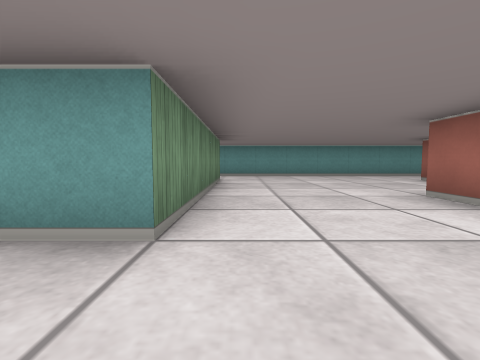
[1] (above)

24 first-person views from a walk through a cub3D level. The camera is about half as high as the walls, tilts 4° down and sees 85° across. The floor is counted in squares. Each view is taken from the middle of a square. On the plan, view 1 faces up. The plan holds only what a view shows up to about 9 squares ahead; the rest is blank.

[2]
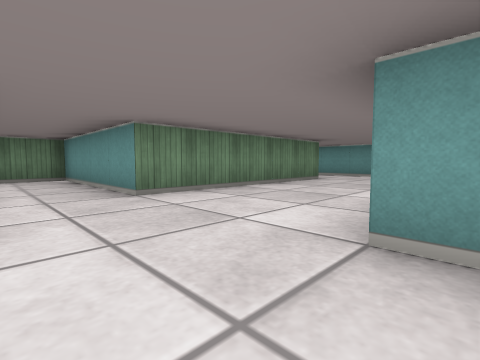

[3]
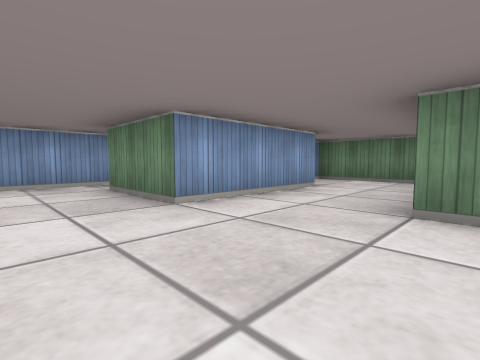

[4]
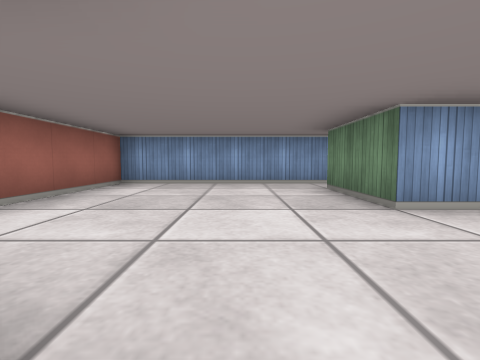

[5]
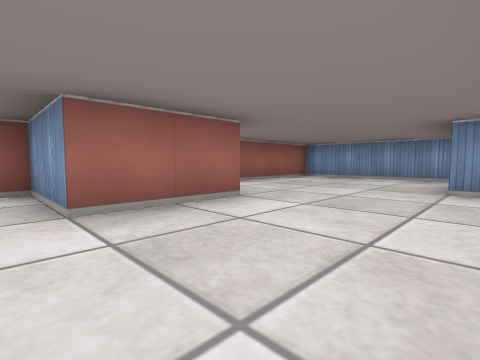

[6]
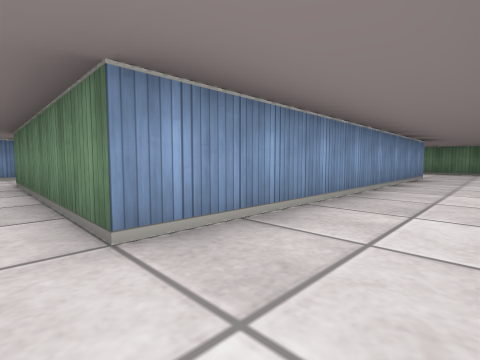

[7]
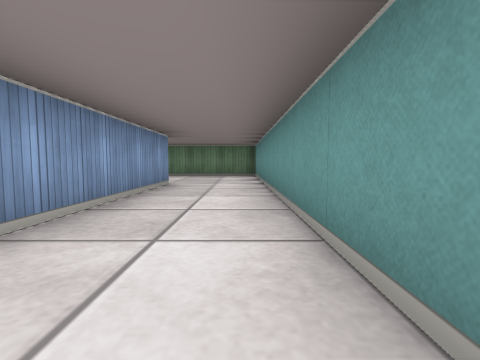

[8]
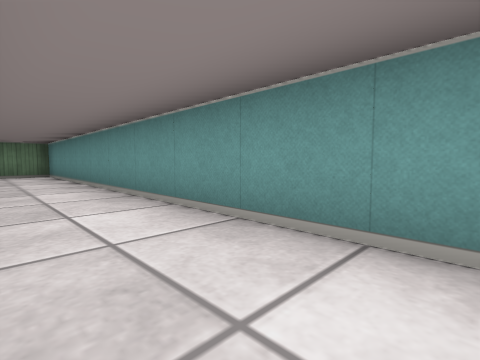

[9]
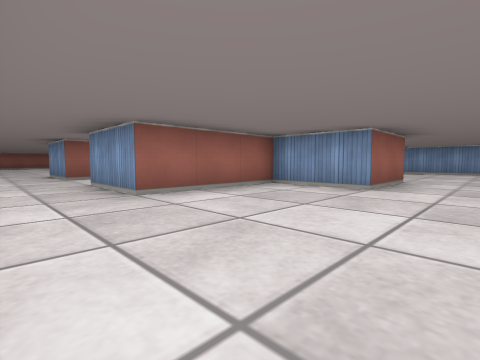

[10]
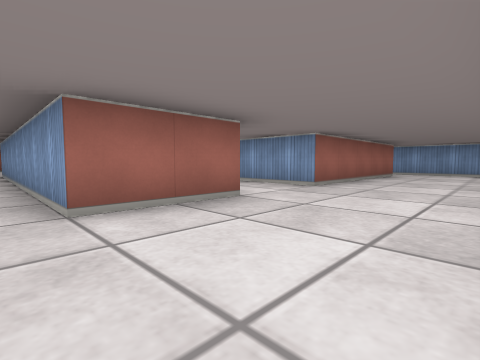

[11]
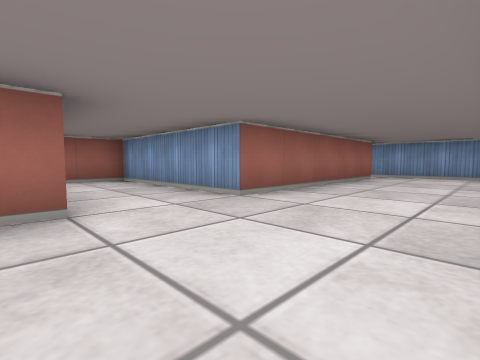

[12]
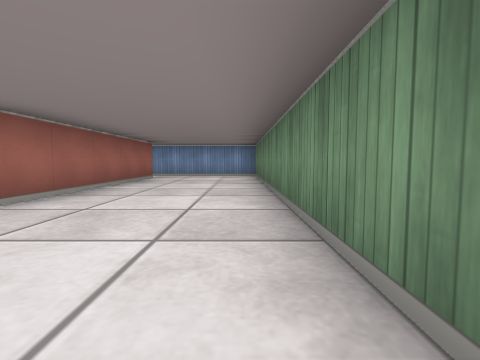

[13]
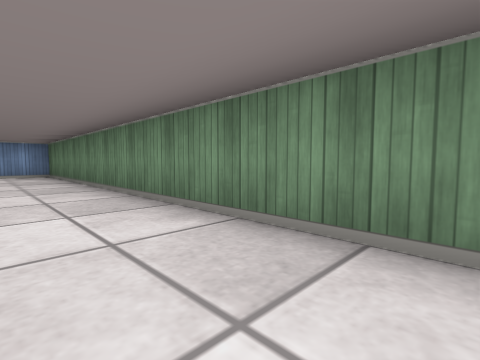

[14]
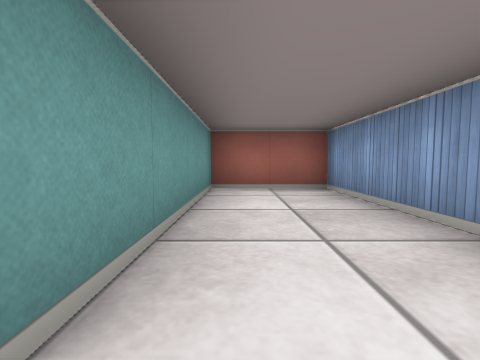

[15]
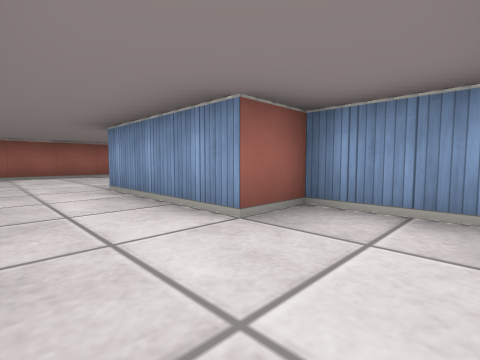

[16]
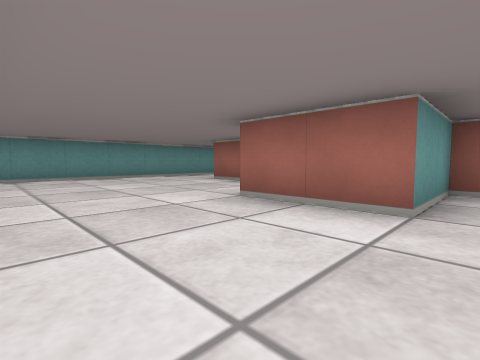

[17]
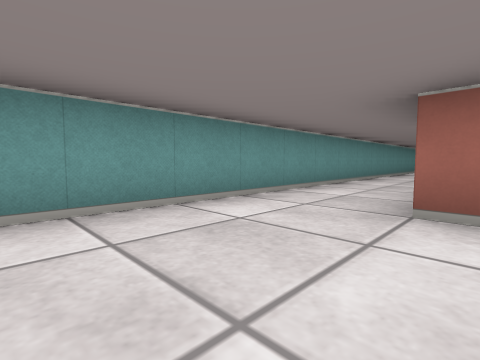

[18]
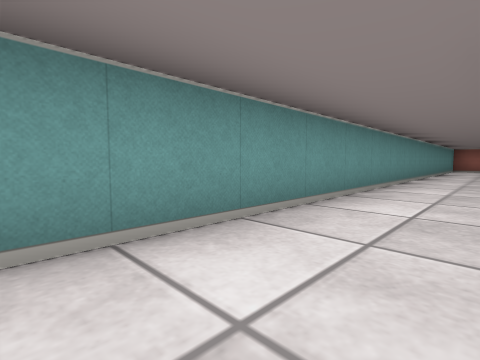

[19]
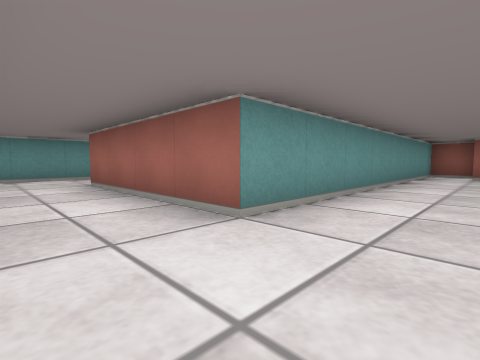

[20]
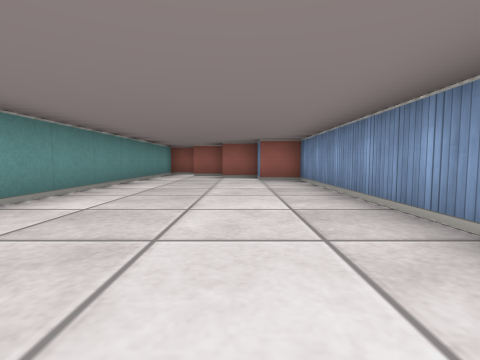

[21]
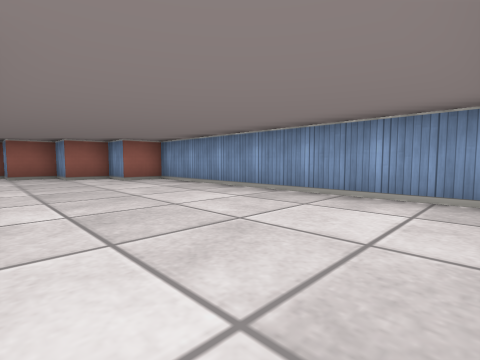

[22]
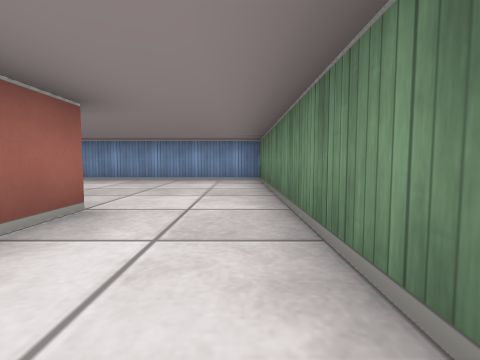

[23]
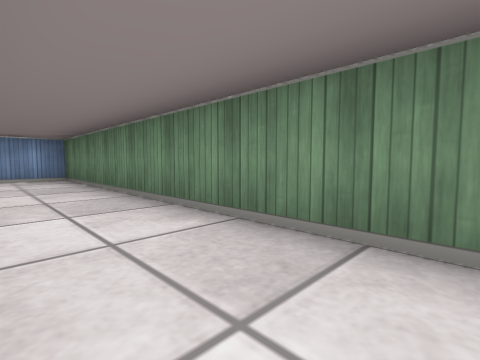

[24]
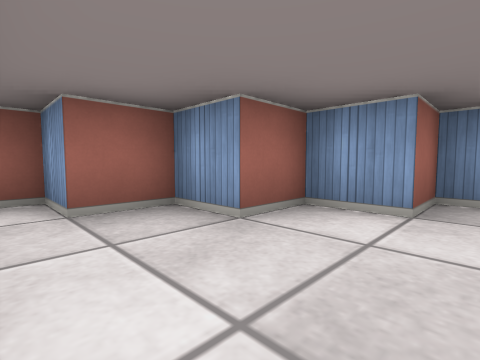

### Floor plan
Points are (right, up) in squares from view 1. A wall is a line through its corners. A room is listed if a view was taken in it or the views show most of it. See-through windows are left out.
Room 1 (views 1, 2, 3, 4, 5, 6, 7, 8, 9, 15, 16, 17)
walls: (0.1, -3.5) (4.5, -3.5) (4.5, 1.5) (2.5, 1.5) (2.5, 3.5) (4.5, 3.5) (4.5, 6.5); (4.5, 8.5) (-8.5, 8.5); (-8.5, 6.5) (-0.5, 6.5) (-0.5, 1.5) (-4.5, 1.5) (-4.5, -1.5) (-2.5, -1.5) (-2.5, -0.5) (0.5, -0.5) (0.5, -2.5)
ways out: opening at (-9, 7.5) to room 2; opening at (5.5, 7.5) to room 3
Room 2 (views 10, 11, 12, 13, 14)
walls: (-8.5, 8.5) (-11.5, 8.5) (-11.5, -3.5) (-8.1, -3.5); (-8.5, -2.6) (-8.5, 2.5) (-4.5, 2.5) (-4.5, 4.5) (-8.5, 4.5) (-8.5, 6.5)
ways out: opening at (-9, 7.5) to room 1
Room 3 (views 18, 19, 20, 21, 22, 23, 24)
walls: (6.5, 6) (6.5, -1.5) (13.5, -1.5) (13.5, -0.5) (14.5, -0.5) (14.5, 0.5) (15.5, 0.5) (15.5, 1.5) (16.5, 1.5) (16.5, 2.5) (8.5, 2.5) (8.5, 6.5); (8.5, 8.5) (4.5, 8.5); (4.5, 6.5) (6.5, 6.5)
ways out: opening at (5.5, 7.5) to room 1; opening at (9.5, 7.5)

Positions as (right, up) in squares from view 1, and headings:
1: (0, 0), facing up
2: (3, 0), facing up-left
3: (2, 2), facing down-left
4: (2, 2), facing down
5: (0, 4), facing down-right
6: (0, 8), facing down-left
7: (-3, 8), facing left
8: (-2, 7), facing up-left
9: (1, 8), facing down-right
10: (-11, 7), facing down-right
11: (-11, 5), facing down-right
12: (-11, 5), facing down
13: (-10, 6), facing down-left
14: (-9, 4), facing right
15: (-4, 1), facing down-right
16: (0, 1), facing up-right
17: (2, 6), facing up-right
18: (7, 7), facing up-right
19: (7, 1), facing up-right
20: (7, 0), facing right
21: (7, 2), facing down-right
22: (7, 5), facing down
23: (8, 6), facing down-left
24: (13, 2), facing down-right
